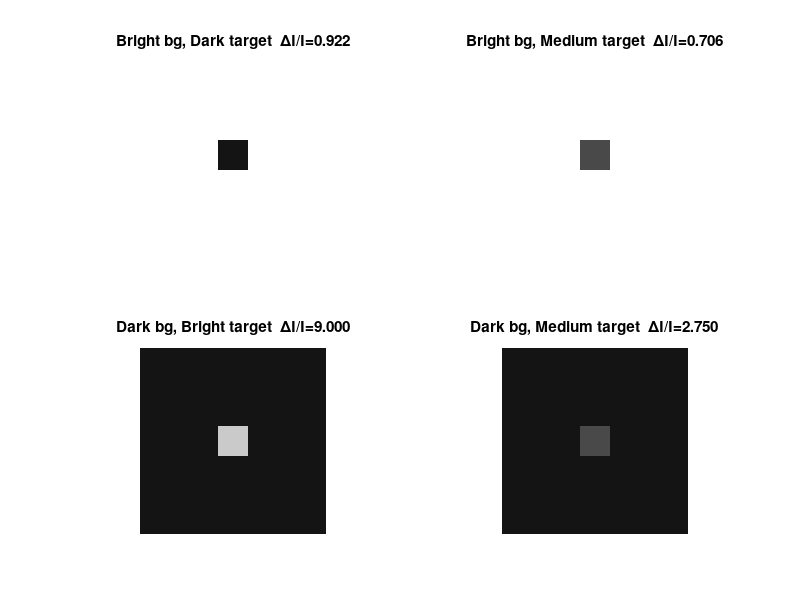

Reproduce this figure in MATLAB.
%% 实验① 背景与目标区域 ΔI/I
clear all; close all; clc;

N = 255;               % 背景大小
T = 41;                % 目标区域大小
pos = ceil(N/2);

% 四种情况
background_vals = [255 255 20 20]/255.0;
target_vals = [20 75 200 75]/255.0;
titles = {'Bright bg, Dark target','Bright bg, Medium target','Dark bg, Bright target','Dark bg, Medium target'};

figure
for i = 1:4
    back = ones(N,N)*background_vals(i);
    tval = target_vals(i);
    back(pos-20:pos+20, pos-20:pos+20) = tval;

    tratio = abs(background_vals(i)-tval)/background_vals(i);
    subplot(2,2,i)
    imshow(back)
    title([titles{i} '  ΔI/I=' num2str(tratio,'%0.3f')])
end
